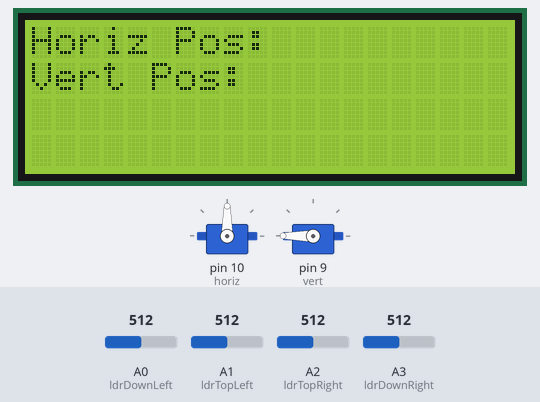
Recording of a sketch running on a simulated Arduino Uno, built with avr-gcc and run on an emulated ATmega328P. Shown: 2 × servo, 20×4 character LCD. The inputs (shaded band) are chosen by the test bench; at power-on: A0 (ldrDownLeft) = 512, A1 (ldrTopLeft) = 512, A2 (ldrTopRight) = 512, A3 (ldrDownRight) = 512.

Above: at 3.2 s.
3.3 s: A0 (ldrDownLeft) set to 602
4.8 s: A0 (ldrDownLeft) set to 627
At 5.11 s:
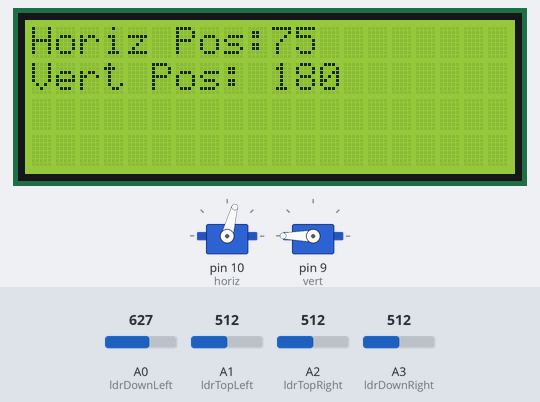
At 6.7 s:
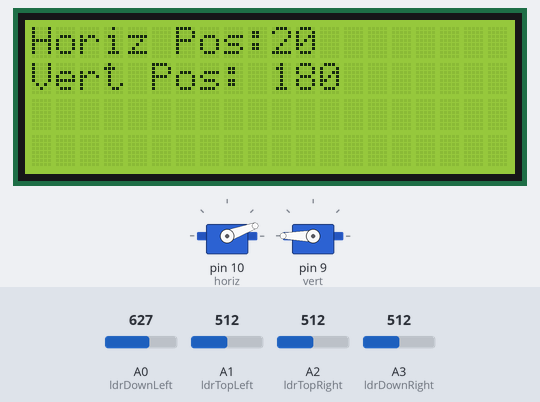
6.9 s: A1 (ldrTopLeft) set to 306
8.4 s: A1 (ldrTopLeft) set to 283
At 8.89 s:
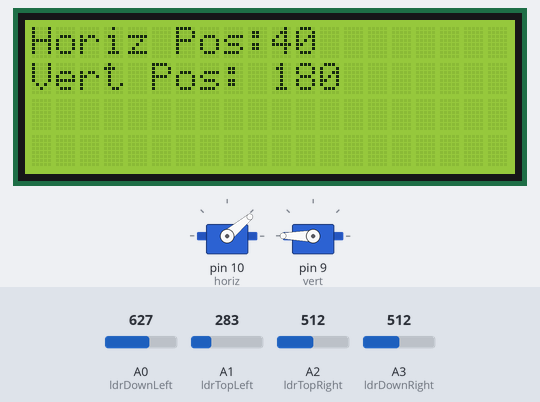
11.4 s: A2 (ldrTopRight) set to 939
13.1 s: A2 (ldrTopRight) set to 975
At 13.26 s:
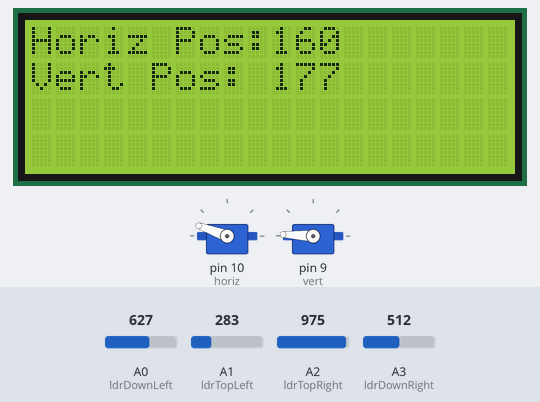
Timing chart, 0 to 17.9 s (numbered marks = the images above; inputs shaded):
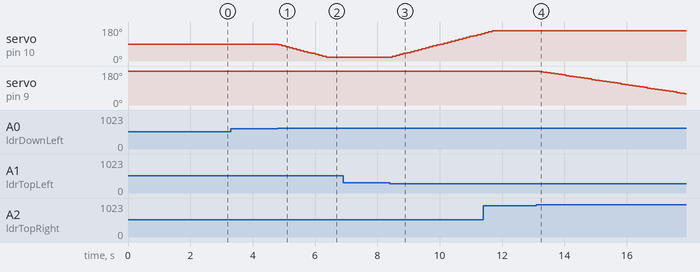

Measured:
- the behaviour switches between 613 and 614 on A0 (ldrDownLeft) (found by bisection; images 0 and 1)
- the behaviour switches between 297 and 296 on A1 (ldrTopLeft) (found by bisection; images 2 and 3)
- the behaviour switches between 956 and 957 on A2 (ldrTopRight) (found by bisection; images 3 and 4)
- after the input at 3.3 s, every drawn part: stays the same
- after the input at 4.8 s, servo on pin 10 (horiz): moves from 90° to 20° over 1.5 s, starting at once; the display: first changes at once (image 1 shows a later state)
- after the input at 6.9 s, every drawn part: stays the same
- after the input at 8.4 s, servo on pin 10 (horiz): moves from 20° to 145° over 2.8 s, starting after 0.08 s; the display: first changes after 0.08 s (image 3 shows a later state)
- after the input at 13.1 s, servo on pin 9 (vert): moves from 180° to 60° over 4.6 s, starting after 0.11 s; the display: changes after 0.11 s (image 4)

The sketch:

Solarzelle.ino
```cpp
#include <Servo.h>               // Bibliothek für die Steuerung von Servomotoren
#include <Wire.h>                // Bibliothek für I2C-Kommunikation
#include <LiquidCrystal_I2C.h>   // Bibliothek für I2C LCD-Displays

// Definition der Servo-Objekte für horizontale und vertikale Bewegungen
Servo horiz;
Servo vert;

// Definition der Pins für Lichtsensoren
const int ldrTopLeft = A1;    // Pin für Lichtsensor oben links   (Kabel Farbe : Gelb)
const int ldrDownLeft = A0;   // Pin für Lichtsensor unten links  (Kabel Farbe : Blau )
const int ldrTopRight = A2;   // Pin für Lichtsensor oben rechts  (Kabel Farbe : Grün )
const int ldrDownRight = A3;  // Pin für Lichtsensor unten rechts (Kabel Farbe : Weiß)

// Toleranz und Zeitverzögerung für die Servosteuerung
const int tolerance = 50;
const int timeDelay = 5;

// Initialpositionen der Servos
int horizPos = 90;
int vertPos = 180;

// Grenzwerte für die Bewegung der Servos
const int horizMin = 20;
const int horizMax = 160;
const int vertMin = 20;
const int vertMax = 180;

// Initialisierung des LCD-Displays mit Adresse und Größe
LiquidCrystal_I2C lcd(0x27, 20, 4);

void setup() {
  horiz.attach(10);   // Servo für horizontale Bewegung an Pin 10 (Kabel Farbe : Gelb)
  vert.attach(9);     // Servo für vertikale Bewegung an Pin 9    (Kabel Farbe : Orange)
  horiz.write(horizPos);
  vert.write(vertPos);
  delay(2000); // Startverzögerung
  Serial.begin(9600); // Beginn der seriellen Kommunikation

  lcd.init();  // LCD initialisieren
  lcd.backlight(); // Hintergrundbeleuchtung des LCD aktivieren

  lcd.clear();
  lcd.setCursor(0, 0);
  lcd.print("Horiz Pos: ");
  lcd.setCursor(0, 1);
  lcd.print("Vert Pos: ");
}


void loop() {
  // Auslesen der Werte von den Lichtsensoren
  int ldrTopLeftVal = analogRead(ldrTopLeft);
  int ldrDownLeftVal = analogRead(ldrDownLeft);
  int ldrTopRightVal = analogRead(ldrTopRight);
  int ldrDownRightVal = analogRead(ldrDownRight);

  // Durchschnittswerte für die Lichtintensitäten berechnen
  int avgTop = (ldrTopLeftVal + ldrTopRightVal) / 2;
  int avgDown = (ldrDownLeftVal + ldrDownRightVal) / 2;
  int avgLeft = (ldrTopLeftVal + ldrDownLeftVal) / 2;
  int avgRight = (ldrTopRightVal + ldrDownRightVal) / 2;

  // Differenzen der Durchschnittswerte bestimmen
  int vertDiff = avgTop - avgDown;
  int horizDiff = avgLeft - avgRight;

  bool updated = false; // Flag, um zu prüfen, ob eine Aktualisierung stattgefunden hat

  // Anpassung der Servopositionen basierend auf den Lichtintensitätsunterschieden
  if (abs(horizDiff) > tolerance) {
    if (horizDiff > 0 && horizPos > horizMin) {
      horizPos = max(horizMin, horizPos - 5);
      updated = true;
    } else if (horizDiff < 0 && horizPos < horizMax) {
      horizPos = min(horizMax, horizPos + 5);
      updated = true;
    }
    horiz.write(horizPos);
  }

  if (abs(vertDiff) > tolerance) {
    if (vertDiff > 0 && vertPos > vertMin) {
      vertPos = max(vertMin, vertPos - 3);
      updated = true;
    } else if (vertDiff < 0 && vertPos < vertMax) {
      vertPos = min(vertMax, vertPos + 3);
      updated = true;
    }
    vert.write(vertPos);
  }

  // LCD-Display aktualisieren, wenn eine Änderung erfolgt ist
  if (updated) {
    lcd.setCursor(10, 0);
    lcd.print("     "); // Vorherige Zahl löschen
    lcd.setCursor(10, 0);
    lcd.print(horizPos);
    lcd.setCursor(10, 1);
    lcd.print("     "); // Vorherige Zahl löschen
    lcd.setCursor(10, 1);
    lcd.print(vertPos);
  }

  delay(100); // Kurze Verzögerung zur Stabilisierung des Displays
}
```
